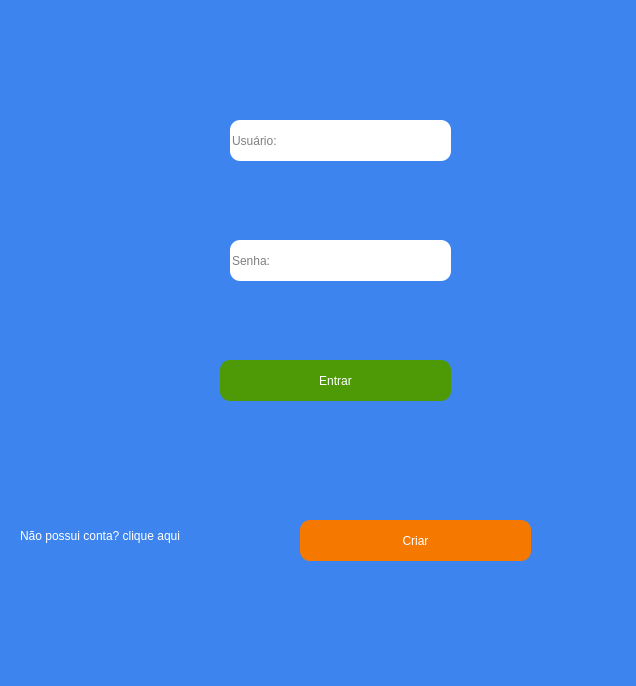
<?xml version="1.0" encoding="UTF-8"?>
<ui version="4.0">
 <class>MainWindow</class>
 <widget class="QMainWindow" name="MainWindow">
  <property name="geometry">
   <rect>
    <x>0</x>
    <y>0</y>
    <width>636</width>
    <height>686</height>
   </rect>
  </property>
  <property name="windowTitle">
   <string>Tela de login</string>
  </property>
  <property name="styleSheet">
   <string notr="true">background-color: rgb(62, 132, 238);</string>
  </property>
  <widget class="QWidget" name="centralwidget">
   <widget class="QLineEdit" name="InputUsuario">
    <property name="geometry">
     <rect>
      <x>230</x>
      <y>120</y>
      <width>221</width>
      <height>41</height>
     </rect>
    </property>
    <property name="styleSheet">
     <string notr="true">background-color: rgb(255, 255, 255);
border-radius: 10px;
border-color: rgb(0,0,0);</string>
    </property>
    <property name="placeholderText">
     <string>Usuário:</string>
    </property>
   </widget>
   <widget class="QLineEdit" name="InputSenha">
    <property name="geometry">
     <rect>
      <x>230</x>
      <y>240</y>
      <width>221</width>
      <height>41</height>
     </rect>
    </property>
    <property name="styleSheet">
     <string notr="true">background-color: rgb(255, 255, 255);
border-radius: 10px;
border-color: rgb(0,0,0);</string>
    </property>
    <property name="inputMask">
     <string/>
    </property>
    <property name="echoMode">
     <enum>QLineEdit::Password</enum>
    </property>
    <property name="placeholderText">
     <string>Senha:</string>
    </property>
   </widget>
   <widget class="QPushButton" name="BtnCriar">
    <property name="geometry">
     <rect>
      <x>300</x>
      <y>520</y>
      <width>231</width>
      <height>41</height>
     </rect>
    </property>
    <property name="styleSheet">
     <string notr="true">color: rgb(255, 255, 255);
background-color: rgb(245, 121, 0);
border-radius: 10px;</string>
    </property>
    <property name="text">
     <string>Criar</string>
    </property>
   </widget>
   <widget class="QPushButton" name="BtnEntrar">
    <property name="geometry">
     <rect>
      <x>220</x>
      <y>360</y>
      <width>231</width>
      <height>41</height>
     </rect>
    </property>
    <property name="styleSheet">
     <string notr="true">background-color:rgb(78, 154, 6);
color: rgb(255, 255, 255);
border-radius: 10px;</string>
    </property>
    <property name="text">
     <string>Entrar</string>
    </property>
   </widget>
   <widget class="QLabel" name="label">
    <property name="geometry">
     <rect>
      <x>20</x>
      <y>510</y>
      <width>261</width>
      <height>51</height>
     </rect>
    </property>
    <property name="styleSheet">
     <string notr="true">color: rgb(255, 255, 255);</string>
    </property>
    <property name="text">
     <string>Não possui conta? clique aqui</string>
    </property>
   </widget>
   <widget class="QLabel" name="lbl_erro">
    <property name="geometry">
     <rect>
      <x>30</x>
      <y>430</y>
      <width>541</width>
      <height>51</height>
     </rect>
    </property>
    <property name="font">
     <font>
      <pointsize>16</pointsize>
     </font>
    </property>
    <property name="styleSheet">
     <string notr="true">color: rgb(239, 41, 41);</string>
    </property>
    <property name="text">
     <string/>
    </property>
   </widget>
   <widget class="QLabel" name="IconeUsuario">
    <property name="geometry">
     <rect>
      <x>140</x>
      <y>100</y>
      <width>71</width>
      <height>81</height>
     </rect>
    </property>
    <property name="text">
     <string/>
    </property>
    <property name="pixmap">
     <pixmap>../GIT/HELLLO_WORLD/icone_usuario.png</pixmap>
    </property>
   </widget>
   <widget class="QLabel" name="IconeSenha">
    <property name="geometry">
     <rect>
      <x>140</x>
      <y>220</y>
      <width>71</width>
      <height>81</height>
     </rect>
    </property>
    <property name="text">
     <string/>
    </property>
    <property name="pixmap">
     <pixmap>../GIT/HELLLO_WORLD/icone_senha.png</pixmap>
    </property>
   </widget>
  </widget>
 </widget>
 <tabstops>
  <tabstop>InputUsuario</tabstop>
  <tabstop>InputSenha</tabstop>
  <tabstop>BtnEntrar</tabstop>
  <tabstop>BtnCriar</tabstop>
 </tabstops>
 <resources/>
 <connections/>
</ui>
